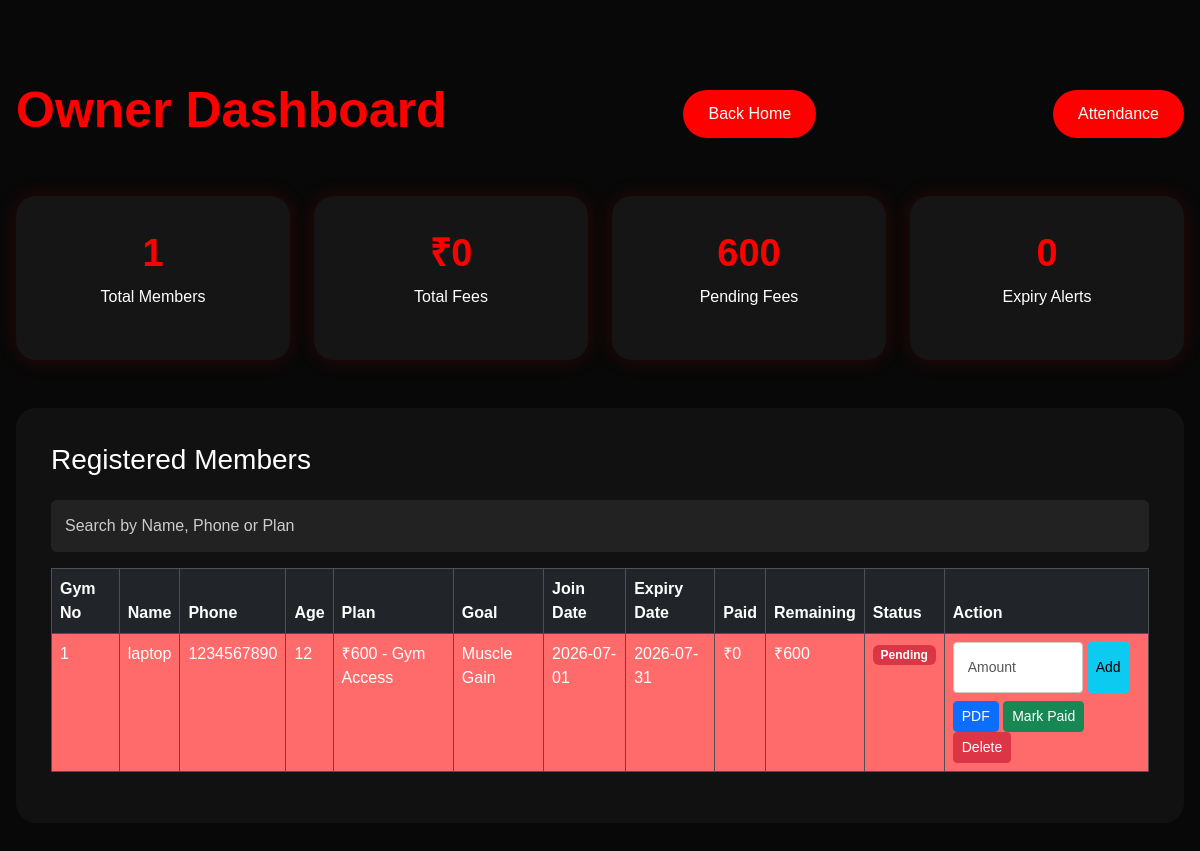
The app's page /owner-dashboard, older data.
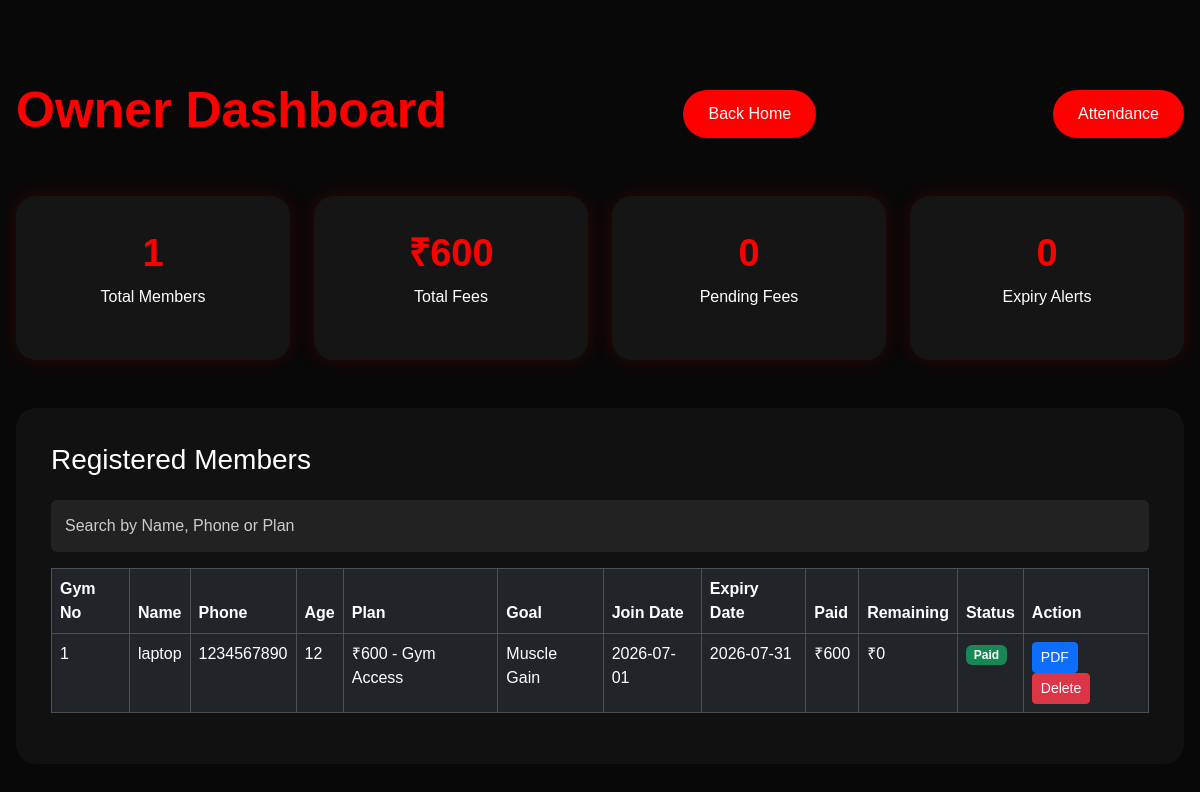
The same page, newer data.
### app.py (models this page shows)
class Member(db.Model):
    id = db.Column(db.Integer, primary_key=True)
    gym_number = db.Column(db.Integer, unique=True)
    name = db.Column(db.String(100))
    phone = db.Column(db.String(20))
    age = db.Column(db.Integer)
    plan = db.Column(db.String(100))
    goal = db.Column(db.String(100))
    join_date = db.Column(db.Date, default=date.today)
    expiry_date = db.Column(db.Date)
    payment_status = db.Column(db.String(20), default="Pending")
    paid_amount = db.Column(db.Integer, default=0)
    remaining_amount = db.Column(db.Integer, default=0)

### app.py (the view)
@app.route("/owner-dashboard")
def owner_dashboard():
    members = Member.query.all()
    total_members = Member.query.count()
    pending_fees = sum(member.remaining_amount for member in members)
    expiring_members = Member.query.filter(
    Member.expiry_date <= date.today() + timedelta(days=3)
).all()
    expiry_alerts = len(expiring_members)
    total_fees = 0
    for member in members:
        if member.payment_status == "Paid":
            if "₹600" in member.plan:
                total_fees += 600
            elif "₹800" in member.plan:
                total_fees += 800
            elif "₹1800" in member.plan:
                total_fees += 1800
            elif "₹3999" in member.plan:
                total_fees += 3999
    return render_template(
        "owner-dashboard.html",
        members=members,
        total_members=total_members,
        pending_fees=pending_fees,
        total_fees=total_fees,
        expiry_alerts=expiry_alerts,
        expiring_members=expiring_members
    )

### templates/owner-dashboard.html (shortened to what the changed rows need)
<!DOCTYPE html>
<html>
<head>
    <link href="https://cdn.jsdelivr.net/npm/bootstrap@5.3.3/dist/css/bootstrap.min.css" rel="stylesheet">
    <link rel="stylesheet" href="{{ url_for('static', filename='css/style.css') }}">
</head>
<body>
<section class="dashboard-section">
    <div class="container-fluid px-3">
        <div class="d-flex justify-content-between align-items-center mb-4">
            <h2 class="section-title">Owner Dashboard</h2>
        </div>
        <div class="row g-4 mt-4">
            <div class="col-md-3">
                <div class="dashboard-card">
                    <h3>₹{{ total_fees }}</h3>
                    <p>Total Fees</p>
                </div>
            </div>
            <div class="col-md-3">
                <div class="dashboard-card">
                    <h3>{{ pending_fees }}</h3>
                    <p>Pending Fees</p>
                </div>
            </div>
        </div>
        <div class="dashboard-table mt-5">
<div class="table-responsive">
            <table class="table table-dark table-hover table-bordered">
                <thead>
                    <tr>
                        <th>Gym No</th>
                        <th>Name</th>
                        <th>Phone</th>
                        <th>Age</th>
                        <th>Plan</th>
                        <th>Goal</th>
                        <th>Join Date</th>
                        <th>Expiry Date</th>
                        <th>Paid</th>
<th>Remaining</th>
<th>Status</th>
<th>Action</th>
                    </tr>
                </thead>
                <tbody>
{% for member in members %}
<tr class="
{% if member.payment_status == 'Partial' %}
partial-row
{% elif member.payment_status == 'Pending' %}
pending-row
{% endif %}
">
    <td>{{ member.gym_number }}</td>
    <td>{{ member.name }}</td>
    <td>{{ member.phone }}</td>
    <td>{{ member.age }}</td>
    <td>{{ member.plan }}</td>
    <td>{{ member.goal }}</td>
    <td>{{ member.join_date }}</td>
    <td>{{ member.expiry_date }}</td>
    <td>₹{{ member.paid_amount }}</td>
    <td>₹{{ member.remaining_amount }}</td>
    <td>
{% if member.payment_status == "Paid" %}
<span class="badge bg-success">
Paid
</span>
{% elif member.payment_status == "Partial" %}
<span class="badge bg-info">
Partial
</span>
{% else %}
<span class="badge bg-danger">
Pending
</span>
{% endif %}
</td>
    <td>
        {% if member.payment_status != "Paid" %}
<form action="{{ url_for('partial_payment', id=member.id) }}"
      method="POST"
      class="d-flex gap-1 mb-2">
    <input type="number"
       name="paid_amount"
       class="form-control form-control-sm payment-input"
       placeholder="Amount"
       min="1"
       max="{{ member.remaining_amount }}"
       required>
    <button class="btn btn-info btn-sm">
        Add
    </button>
</form>
{% endif %}
        <a href="{{ url_for('download_receipt', id=member.id) }}"
           class="btn btn-primary btn-sm">PDF</a>
        {% if member.payment_status != "Paid" %}
        <a href="{{ url_for('mark_paid', id=member.id) }}"
           class="btn btn-success btn-sm">Mark Paid</a>
        {% endif %}
        <a href="{{ url_for('delete_member', id=member.id) }}"
           class="btn btn-danger btn-sm"
           onclick="return confirm('Are you sure you want to delete this member?')">
           Delete
        </a>
    </td>
</tr>
{% else %}
<tr>
    <td colspan="12" class="text-center">
        No members registered yet.
    </td>
</tr>
{% endfor %}
</tbody>
            </table>
        </div>
        </div>
    </div>
</section>
</body>
</html>

Row changes from the older to the newer data that the page shows:
changed Member "laptop": paid_amount "0" → "600"; remaining_amount "600" → "0"; payment_status "Pending Add Mark Paid" → "Paid"
Text that changed along with them:
{{ total_fees }}: "0" → "600"
{{ pending_fees }}: "600" → "0"
